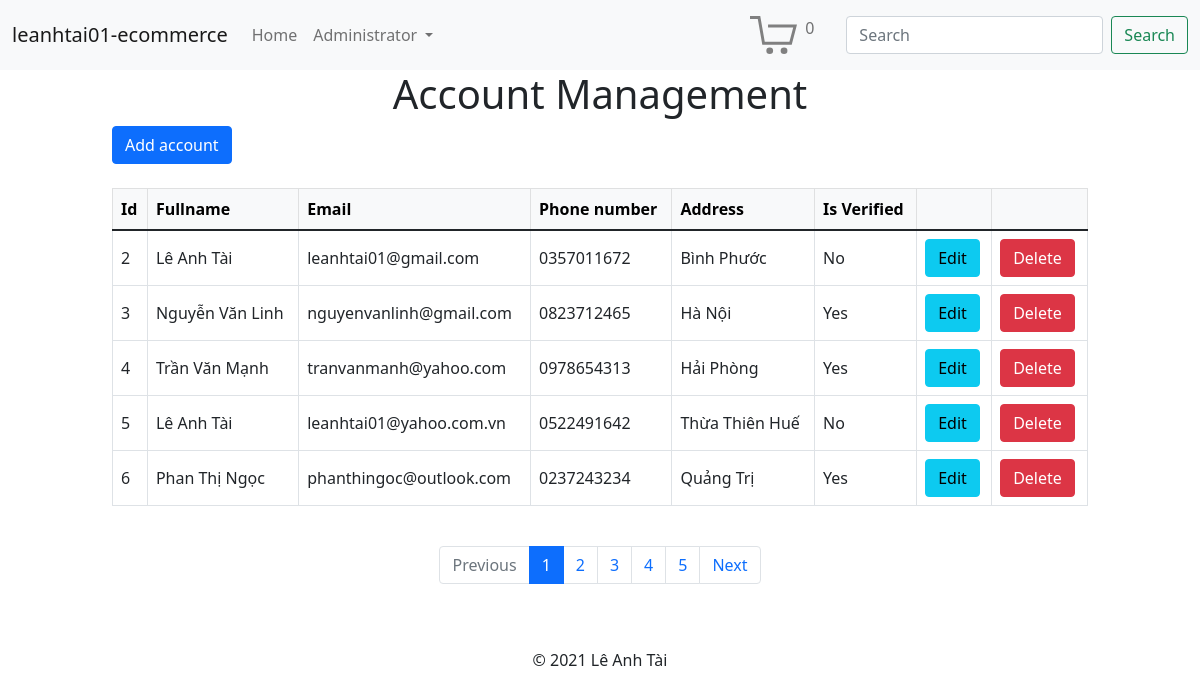
/admin/account_manager.php (signed in), run on the app's committed database.
### tables this page shows
CREATE TABLE accounts (
  id INT NOT NULL AUTO_INCREMENT,
  fullname VARCHAR(100) NOT NULL,
  email VARCHAR(100) NOT NULL,
  password VARCHAR(255) NOT NULL,
  phone_number VARCHAR(20) NOT NULL,
  address VARCHAR(255) NOT NULL,
  role_id INT NOT NULL,
  is_verified TINYINT NOT NULL,
  CONSTRAINT pk_users PRIMARY KEY (id),
  CONSTRAINT unq_users_email UNIQUE (email),
  CONSTRAINT unq_users_phone_number UNIQUE (phone_number)
);

### conf/init.conf.php (called while the page is built, shortened)
<?php
$host_url = getenv("HOST_URL");

### db_access/account.php (called while the page is built, shortened)
<?php
require_once(dirname(__DIR__) . "/conf/db.conf.php");
function get_user_accounts_info_limit($offset, $number_of_records)
{
  global $pdo;
  $sql = "SELECT id, fullname, email, phone_number, address, is_verified "
    . "FROM accounts "
    . "WHERE role_id = 1 "
    . "LIMIT $offset, $number_of_records;";
  $stmt = $pdo->prepare($sql);
  $stmt->execute();
  return $stmt->fetchAll(PDO::FETCH_ASSOC);
}
function get_number_of_users_account()
{
  global $pdo;
  $sql = "SELECT * "
    . "FROM accounts "
    . "WHERE role_id = 1;";
  $stmt = $pdo->prepare($sql);
  $stmt->execute();
  return $stmt->rowCount();
}

### web/admin/account_manager.php (the view, shortened to what this page needs)
<?php
require_once(dirname(dirname(__DIR__)) . "/conf/init.conf.php");
require_once(dirname(dirname(__DIR__)) . "/db_access/account.php");
$page = "account_manager";
$records_per_page = 5;
$number_of_users_account = get_number_of_users_account();
$number_of_pages = ceil($number_of_users_account / $records_per_page);
$current_page = 1;
$start_offset = ($current_page - 1) * $records_per_page;
$accounts = get_user_accounts_info_limit($start_offset, $records_per_page);
?>
<?php include_once(dirname(dirname(__DIR__)) . "/template/header.php") ?>
<h1 class="text-center">Account Management</h1>
<div class="container-fluid">
  <div class="row">
    <div class="col-md-1"></div>
    <div class="col-md-10">
      <button class="btn btn-primary">Add account</button>
    </div>
    <div class="col-md-1"></div>
  </div>
  <div class="row mt-4">
    <div class="col-md-1"></div>
    <div class="col-md-10">
      <table class="table table-bordered align-middle">
        <thead class="table-light">
          <tr>
            <th>Id</th>
            <th>Fullname</th>
            <th>Email</th>
            <th>Phone number</th>
            <th>Address</th>
            <th>Is Verified</th>
            <th></th>
            <th></th>
          </tr>
        </thead>
        <tbody>
          <?php foreach ($accounts as $account) : ?>
            <tr>
              <td><?php echo $account["id"] ?></td>
              <td><?php echo $account["fullname"] ?></td>
              <td><?php echo $account["email"] ?></td>
              <td><?php echo $account["phone_number"] ?></td>
              <td><?php echo $account["address"] ?></td>
              <td>
                <?php
                if ($account["is_verified"] == 0) {
                  echo "No";
                } else {
                  echo "Yes";
                }
                ?>
              </td>
              <td><a class="btn btn-info" href="">Edit</a></td>
              <td><a class="btn btn-danger" href="">Delete</a></td>
            </tr>
          <?php endforeach; ?>
        </tbody>
      </table>
    </div>
    <div class="col-md-1"></div>
  </div>
  <div class="row">
    <div class="col-md-1"></div>
    <div class="col-md-10 d-flex justify-content-center mt-4">
      <nav aria-label="...">
        <ul class="pagination">
          <li class="page-item <?php echo $current_page <= 1 ? "disabled" : "" ?>">
            <a class="page-link" href="<?php echo $current_page <= 1 ? "#" : $host_url . "/admin/account_manager.php?page=" . $current_page - 1 ?>" tabindex="-1" aria-disabled="true">Previous</a>
          </li>
          <?php for ($i = 1; $i <= $number_of_pages; ++$i) : ?>
            <li class="page-item <?php echo $current_page == $i ? "active" : "" ?>">
              <a class="page-link" href="<?php echo $host_url; ?>/admin/account_manager.php?page=<?php echo $i; ?>">
                <?php echo $i; ?>
              </a>
            </li>
          <?php endfor; ?>
          <li class="page-item <?php echo $current_page >= $number_of_pages ? "disabled" : "" ?>">
            <a class="page-link" href="<?php echo $current_page >= $number_of_pages ? "#" : $host_url . "/admin/account_manager.php?page=" . $current_page + 1 ?>">Next</a>
          </li>
        </ul>
      </nav>
    </div>
    <div class="col-md-1"></div>
  </div>
</div>
<?php include_once(dirname(dirname(__DIR__)) . "/template/footer.php") ?>

### template/header.php (shortened to what this page needs)
<!doctype html>
<html lang="en">
<head>
  <link href="<?php echo $host_url; ?>/css/login.css" rel="stylesheet" />
  <link href="<?php echo $host_url; ?>/css/register.css" rel="stylesheet" />
  <link href="<?php echo $host_url; ?>/css/index.css" rel="stylesheet" />
  <link href="https://cdn.jsdelivr.net/npm/bootstrap@5.1.3/dist/css/bootstrap.min.css" rel="stylesheet">
  <link rel="stylesheet" href="https://cdn.jsdelivr.net/npm/bootstrap-icons@1.7.2/font/bootstrap-icons.css">
</head>
<body>
  <header>
    <nav class="navbar navbar-expand-lg navbar-light bg-light">
      <div class="container-fluid">
        <a class="navbar-brand" href="<?php echo $host_url; ?>/index.php">leanhtai01-ecommerce</a>
        <div class="collapse navbar-collapse" id="navbarSupportedContent">
          <ul class="navbar-nav me-auto mb-2 mb-lg-0">
            <li class="nav-item">
              <a class="nav-link <?php echo $page == "index" ? "active" : "" ?>" aria-current="page" href="<?php echo $host_url; ?>/index.php">Home</a>
            </li>
            <?php if (!isset($_SESSION["account_info"])) : ?>
              <li class="nav-item">
                <a class="nav-link <?php echo $page == "login" ? "active" : "" ?>" href="<?php echo $host_url; ?>/account/login.php">Login</a>
              </li>
              <li class="nav-item">
                <a class="nav-link <?php echo $page == "register" ? "active" : "" ?>" href="<?php echo $host_url; ?>/account/register.php">Register</a>
              </li>
            <?php else : ?>
              <li class="nav-item dropdown">
                <a class="nav-link dropdown-toggle" href="#" id="navbarDropdown" role="button" data-bs-toggle="dropdown" aria-expanded="false">
                  <?php echo $_SESSION["account_info"]["fullname"] ?>
                </a>
              </li>
            <?php endif; ?>
          </ul>
          <?php if (isset($_SESSION["account_info"])) : ?>
            <ul class="navbar-nav navbar-right me-4">
              <li class="nav-item">
                <a href="<?php echo $host_url; ?>/cart/cart.php" class="nav-link"><img style="height: 2.4em;" alt="" src="<?php echo $host_url; ?>/img/cart.svg" /><span class="align-top ms-2"><?php echo $_SESSION["number_of_product_in_cart"]; ?></span></a>
              </li>
            </ul>
          <?php endif; ?>
          <form class="d-flex">
            <input class="form-control me-2" type="search" placeholder="Search" aria-label="Search">
            <button class="btn btn-outline-success" type="submit">Search</button>
          </form>
        </div>
      </div>
    </nav>
  </header>

### template/footer.php
  <footer class="text-center mt-5">
    &copy; 2021 Lê Anh Tài
  </footer>
</body>
</html>

### data on the page
accounts: id "2", fullname "Lê Anh Tài", email "leanhtai01@gmail.com", phone_number "0357011672", address "Bình Phước", is_verified "No"
accounts: id "3", fullname "Nguyễn Văn Linh", email "nguyenvanlinh@gmail.com", phone_number "0823712465", address "Hà Nội", is_verified "Yes"
accounts: id "4", fullname "Trần Văn Mạnh", email "tranvanmanh@yahoo.com", phone_number "0978654313", address "Hải Phòng", is_verified "Yes"
accounts: id "5", fullname "Lê Anh Tài", email "leanhtai01@yahoo.com.vn", phone_number "0522491642", address "Thừa Thiên Huế", is_verified "No"
accounts: id "6", fullname "Phan Thị Ngọc", email "phanthingoc@outlook.com", phone_number "0237243234", address "Quảng Trị", is_verified "Yes"

### other printed values
$_SESSION["account_info"]["fullname"] "Administrator"
$_SESSION["number_of_product_in_cart"] "0"
